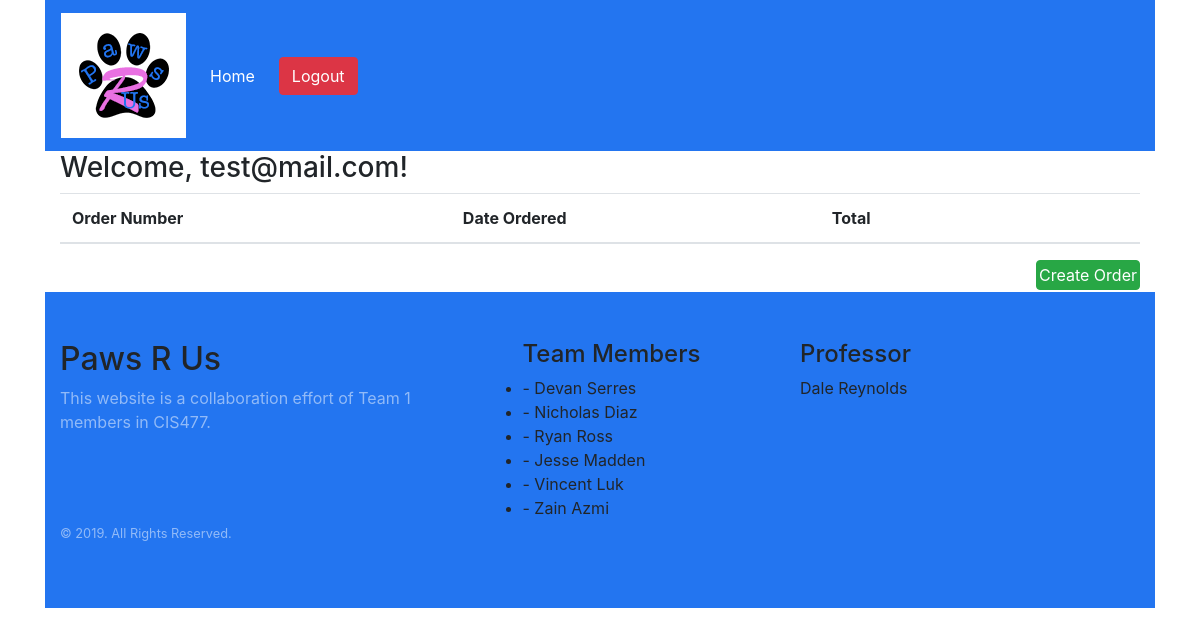
/pages (signed in), run on an earlier commit of the app's database.
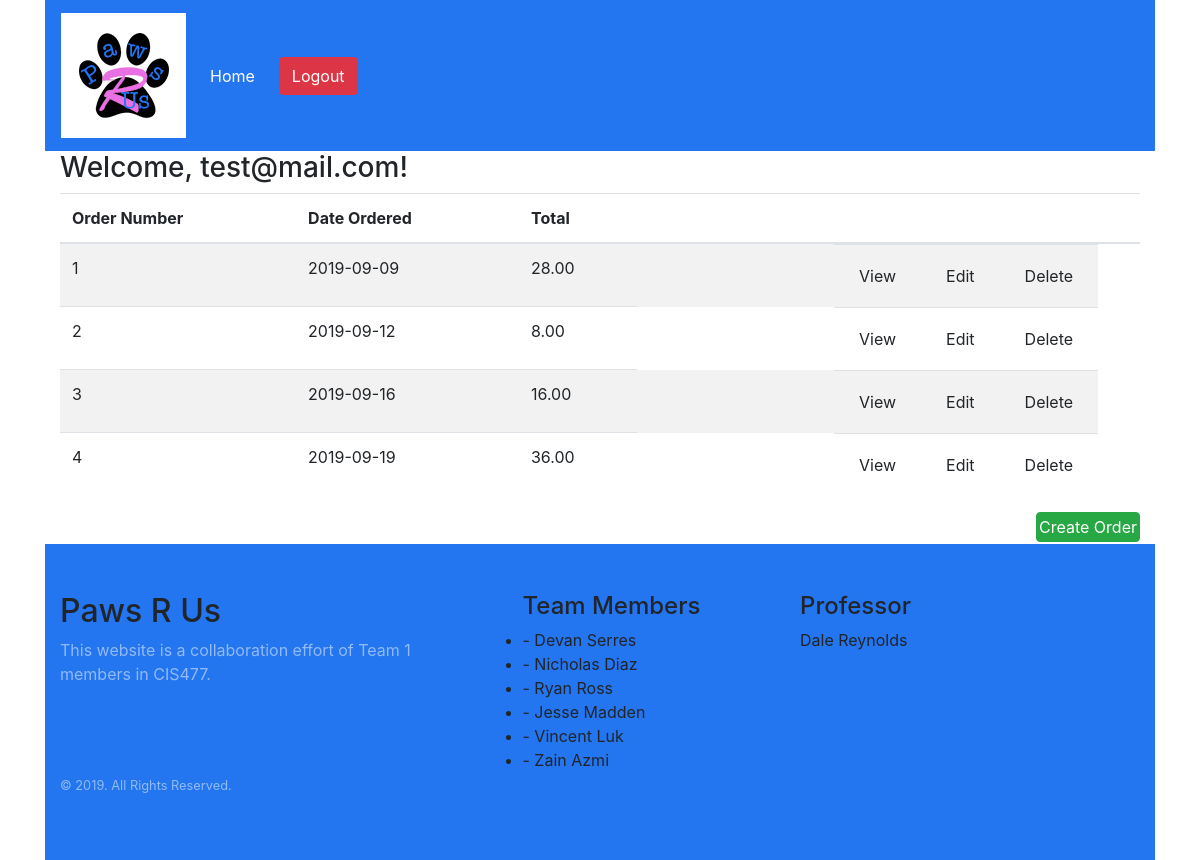
And on a later commit of the database.
### tables this page shows
CREATE TABLE orders (
	order_id INT AUTO_INCREMENT NOT NULL,
	order_date DATE NOT NULL,
	order_price DECIMAL(10, 2) NOT NULL,
    user_id INT NOT NULL,
	PRIMARY KEY (order_id),
	INDEX cusomer_id (user_id)
);

### pages/index.php (the view, shortened to what this page needs)
<?php require('../templates/header.php'); ?>
<div class="container">
<h3>
    <?php
        echo "Welcome, ". $_SESSION['user_email'] . "!";
    ?>
</h3>
  <table class="table table-striped">
    <thead>
      <tr>
        <th>Order Number</th>
        <th>Date Ordered</th>
        <th>Total</th>
        <th></th>
        <th></th>
      </tr>
    </thead>
    <tbody>
       <?php
            $user_id = $_SESSION['user_id'];
            $sql = "SELECT * FROM orders WHERE user_id = ?";
            $stmt = mysqli_stmt_init($connection);
            if (mysqli_stmt_prepare($stmt, $sql))
            {
                mysqli_stmt_bind_param($stmt, "i", $user_id);
                if (mysqli_stmt_execute($stmt))
                {
                    $result = mysqli_stmt_get_result($stmt);
                    while ($row = mysqli_fetch_assoc($result))
                    {
                        echo ('
                          <tr>
                            <td>' . $row['order_id'] . '</td>
                            <td>' . $row['order_date'] . '</td>
                            <td>' . $row['order_price'] . '</td>
                            <td style="float: right;">
                                <form action="delete_order.php" method="post">
                                    <input type="hidden" name="order_id" value="' . $row['order_id'] .'">
                                   <button type="submit" name="delete_order_submit" class="btn">Delete</button>
                                </form>
                            </td>
                            <td style="float: right;">
                                <form action="edit_order.php" method="post">
                                    <input type="hidden" name="order_id" value="' . $row['order_id'] .'">
                                    <button type="submit" name="edit_order_submit" class="btn">Edit</button>
                                </form>
                            </td>
                            <td style="float: right;">
                                <form action="view_order.php" method="post">
                                    <input type="hidden" name="order_id" value="' . $row['order_id'] .'">
                                    <button type="submit" name="view_order_submit" class="btn">View</button>
                                </form>
                            </td>
                          </tr>
                        ');
                    }
                }
                else
                {
                        echo '<h3 style="color: tomato;">Error: Could not execute SQL statment.</h3>';
                }
            }
            else
            {
                echo '<h3 style="color: tomato;">Error: Could not connect to the databse.</h3>';
            }
      ?>
    </tbody>
  </table>
</div>
<form action="create_order.php" method="post">
   <div class="container">
    <button style="float: right; padding: 2px;" type="submit" class="btn btn-success">Create Order</button>
   </div>
</form>
<?php readfile('../templates/footer.html'); ?>

### templates/header.php (shortened to what this page needs)
<!DOCTYPE html>
<head>
    <link rel="stylesheet" href="https://stackpath.bootstrapcdn.com/bootstrap/4.3.1/css/bootstrap.min.css">
    <link rel="stylesheet" href="../style.css" type="text/css">
</head>
<body>
    <div class="container">
        <nav style="background: #2375f0;" class="navbar navbar-expand-sm">
          <img class="navbar-brand" src="./images/v2_paw_logo.png" alt="Logo!" onerror="this.onerror=null; this.src='../images/v2_paw_logo.png'">
          <ul class="navbar-nav">
            <li class="nav-item">
              <a style="color: white;" class="nav-link" href="./">Home</a>
            </li>
          </ul>
          <?php
              if (isset($_SESSION['user_email']))
              {
                 echo ('
                    <form action="../logout.php" method="post">
                        <div class="navbar navbar-right">
                            <button type="submit" class="btn btn-danger">Logout</button>
                        </div>
                    </form>
                ');
               }
          ?>
        </nav>

What changed in the data, as far as the page shows it:
added orders: order_id "1", order_date "2019-09-09", order_price "28.00"
added orders: order_id "2", order_date "2019-09-12", order_price "8.00"
added orders: order_id "3", order_date "2019-09-16", order_price "16.00"
added orders: order_id "4", order_date "2019-09-19", order_price "36.00"
